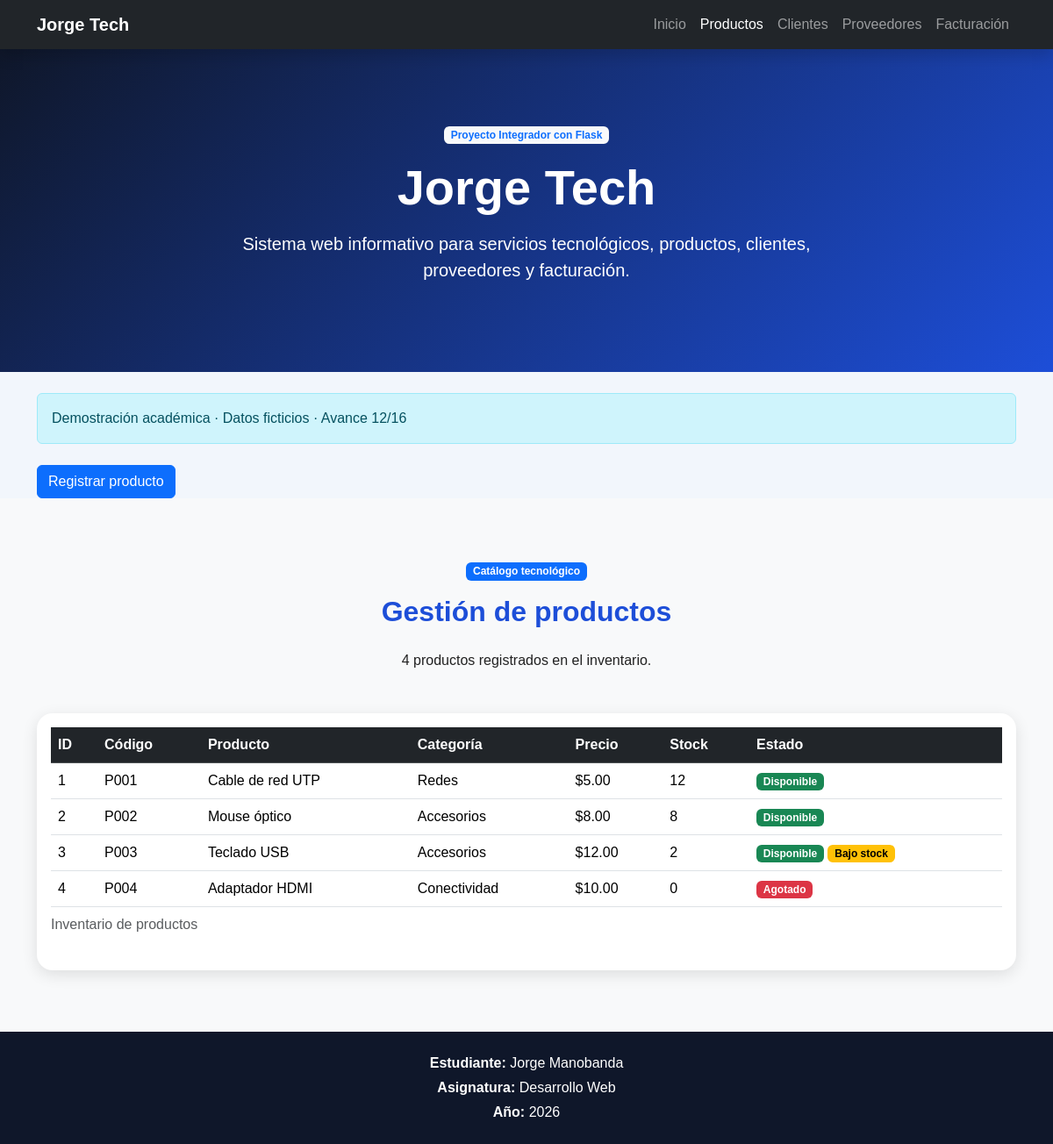
The page /productos on the database its author committed.
### tables this page shows
CREATE TABLE productos (
            id INTEGER PRIMARY KEY AUTOINCREMENT,
            codigo TEXT NOT NULL COLLATE NOCASE UNIQUE,
            nombre TEXT NOT NULL,
            categoria TEXT NOT NULL,
            precio_centavos INTEGER NOT NULL CHECK(precio_centavos > 0),
            stock INTEGER NOT NULL CHECK(stock >= 0)
        );

### Jorge_Tech_Semana_12/app.py (the view)
@app.route("/productos")
def productos():
    return render_template("productos.html", productos=consultar_productos())

### Jorge_Tech_Semana_12/app.py (called while the page is built)
@app.context_processor
def contexto_comun():
    return {"sistema": sistema}

def conectar_db():
    conn = sqlite3.connect(app.config["DATABASE"])
    conn.row_factory = sqlite3.Row
    return conn

def consultar_productos():
    conn = conectar_db()
    try:
        return conn.execute("""SELECT id, codigo, nombre, categoria,
            precio_centavos / 100.0 AS precio, stock
            FROM productos ORDER BY id""").fetchall()
    finally:
        conn.close()

### Jorge_Tech_Semana_12/templates/productos.html (shortened to what this page needs)
{% extends "base.html" %}
{% block content %}
{% if not vista_estatica|default(false) %}<div class="container mt-4"><a class="btn btn-primary" href="{{ url_for('nuevo_producto') }}">Registrar producto</a></div>{% endif %}
<section class="section-space bg-light">
  <div class="container">
    <div class="text-center mb-5">
      <span class="badge text-bg-primary mb-3">Catálogo tecnológico</span>
      <h2 class="section-title">Gestión de productos</h2>
      <p>{{ productos|length }} productos registrados en el inventario.</p>
    </div>
    <div class="table-responsive contact-box p-3">
      <table class="table table-hover align-middle">
        <caption>Inventario de productos</caption>
        <thead class="table-dark"><tr>
          <th scope="col">ID</th><th scope="col">Código</th><th scope="col">Producto</th>
          <th scope="col">Categoría</th><th scope="col">Precio</th>
          <th scope="col">Stock</th><th scope="col">Estado</th>
        </tr></thead>
        <tbody>
        {% for producto in productos %}
        <tr>
          <td>{{ producto.id }}</td><td>{{ producto.codigo|upper }}</td>
          <td>{{ producto.nombre }}</td><td>{{ producto.categoria }}</td>
          <td>${{ "%.2f"|format(producto.precio) }}</td><td>{{ producto.stock }}</td>
          <td>{% if producto.stock > 0 %}
            <span class="badge text-bg-success">Disponible</span>
            {% if producto.stock <= 2 %}<span class="badge text-bg-warning">Bajo stock</span>{% endif %}
          {% else %}<span class="badge text-bg-danger">Agotado</span>{% endif %}</td>
        </tr>
        {% else %}<tr><td colspan="7">No hay productos registrados.</td></tr>{% endfor %}
        </tbody>
      </table>
    </div>
  </div>
</section>
{% endblock %}

### Jorge_Tech_Semana_12/templates/base.html (shortened to what this page needs)
<!DOCTYPE html>
<html lang="es">
<head>
    <link href="https://cdn.jsdelivr.net/npm/bootstrap@5.3.3/dist/css/bootstrap.min.css" rel="stylesheet">
    <link rel="stylesheet" href="{{ url_for('static', filename='css/style.css') }}">
</head>
<body>
    {% include "components/navbar.html" %}
    <header class="hero text-center">
        <div class="container">
            <span class="badge text-bg-light text-primary mb-3">Proyecto Integrador con Flask</span>
            <h1 class="display-4 fw-bold">{{ sistema.nombre }}</h1>
            <p class="lead mx-auto mt-3 hero-description">Sistema web informativo para servicios tecnológicos, productos, clientes, proveedores y facturación.</p>
        </div>
    </header>
    <main>
        {% include "components/mensaje.html" %}
        {% block content %}{% endblock %}
    </main>
    {% include "components/footer.html" %}
</body>
</html>

### Jorge_Tech_Semana_12/templates/components/navbar.html (shortened to what this page needs)
    <nav class="navbar navbar-expand-lg navbar-dark bg-dark sticky-top shadow">
        <div class="container">
            <a class="navbar-brand fw-bold" href="{{ url_for('inicio') }}">{{ sistema.nombre }}</a>
            <div class="collapse navbar-collapse" id="menuPrincipal">
                <ul class="navbar-nav ms-auto">
                    <li class="nav-item"><a class="nav-link" href="{{ url_for('inicio') }}">Inicio</a></li>
                    <li class="nav-item"><a class="nav-link" href="{{ url_for('productos') }}">Productos</a></li>
                    <li class="nav-item"><a class="nav-link" href="{{ url_for('clientes') }}">Clientes</a></li>
                    <li class="nav-item"><a class="nav-link" href="{{ url_for('proveedores') }}">Proveedores</a></li>
                    <li class="nav-item"><a class="nav-link" href="{{ url_for('facturacion') }}">Facturación</a></li>
                </ul>
            </div>
        </div>
    </nav>

### Jorge_Tech_Semana_12/templates/components/mensaje.html (shortened to what this page needs)
<div class="container mt-4"><p class="alert alert-info mb-0">Demostración académica · Datos ficticios · Avance {{ sistema.avance }}</p></div>

### Jorge_Tech_Semana_12/templates/components/footer.html
    <footer class="text-center p-4">
        <p class="mb-1"><strong>Estudiante:</strong> {{ sistema.estudiante }}</p>
        <p class="mb-1"><strong>Asignatura:</strong> {{ sistema.asignatura }}</p>
        <p class="mb-0"><strong>Año:</strong> {{ sistema.anio }}</p>
    </footer>

### Jorge_Tech_Semana_12/static/css/style.css (style rules this page uses)
* { scroll-behavior:smooth }
body { font-family:Arial,Helvetica,sans-serif;background-color:#f2f6fc;color:#222 }
.hero { background:linear-gradient(135deg,#0f172a,#1d4ed8);color:white;padding:85px 0 }
.hero-description { max-width:760px }
.section-space { padding:70px 0 }
.section-title { color:#1d4ed8;font-weight:bold;margin-bottom:25px }
.contact-box { background:white;border-radius:18px;box-shadow:0 5px 18px rgba(0,0,0,.11) }
footer { background-color:#0f172a;color:white }

### rows shown on the page
productos: id "1", codigo "P001", nombre "Cable de red UTP", categoria "Redes", precio "5.00", stock "12", shows "Disponible"
productos: id "2", codigo "P002", nombre "Mouse óptico", categoria "Accesorios", precio "8.00", stock "8", shows "Disponible"
productos: id "3", codigo "P003", nombre "Teclado USB", categoria "Accesorios", precio "12.00", stock "2", shows "Disponible", shows "Bajo stock"
productos: id "4", codigo "P004", nombre "Adaptador HDMI", categoria "Conectividad", precio "10.00", stock "0", shows "Agotado"

### other values the page prints
{{ sistema.nombre }} "Jorge Tech"
{{ sistema.avance }} "12/16"
{{ productos|length }} "4"
{{ sistema.estudiante }} "Jorge Manobanda"
{{ sistema.asignatura }} "Desarrollo Web"
{{ sistema.anio }} "2026"
